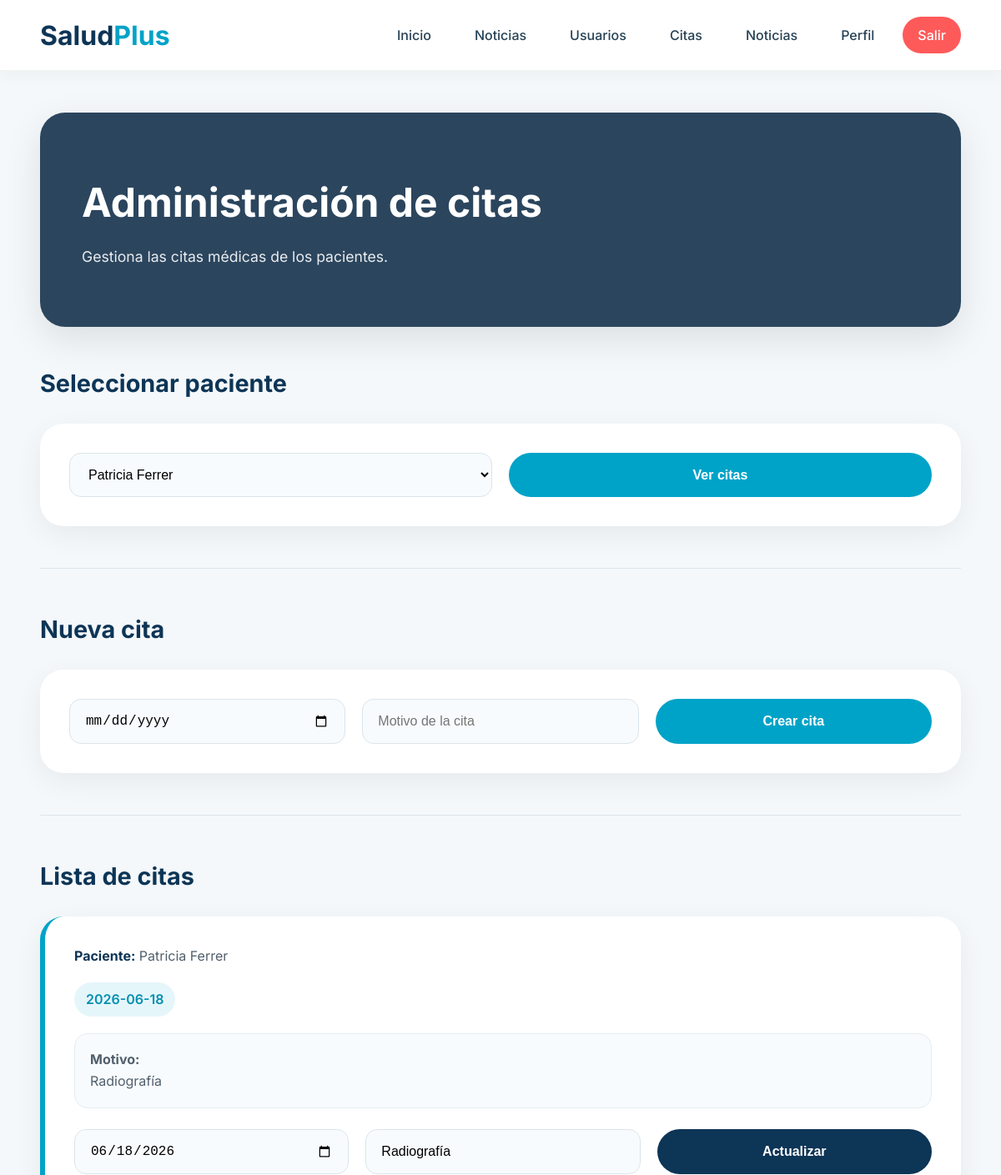
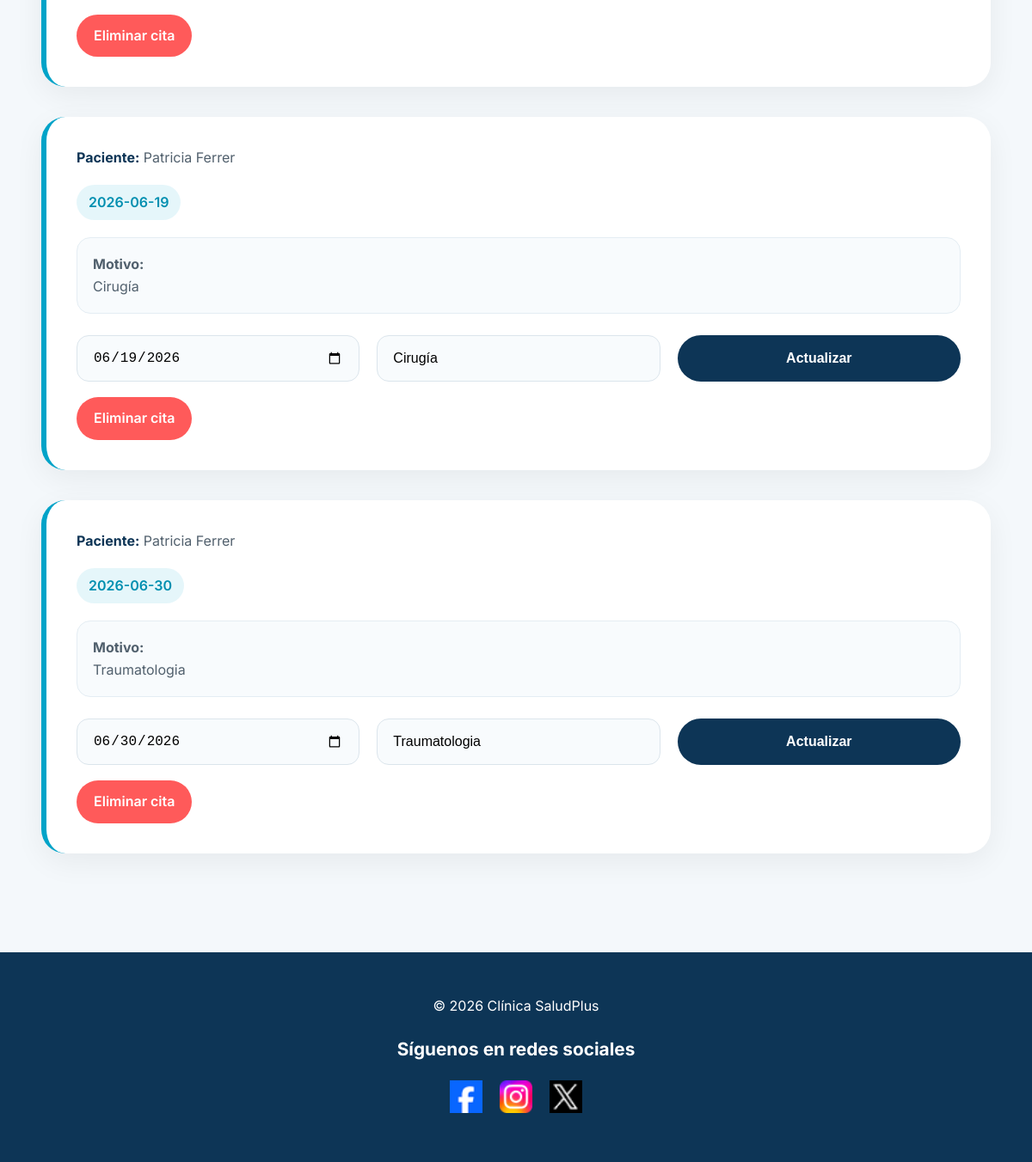
The app's page /admin/citas.php?idUser=2 (signed in) with its own data (2 pictures, top to bottom).
### tables this page shows
CREATE TABLE `citas` (
  `idCita` int(11) NOT NULL,
  `idUser` int(11) DEFAULT NULL,
  `fecha_cita` date DEFAULT NULL,
  `motivo_cita` text DEFAULT NULL
);

CREATE TABLE `users_data` (
  `idUser` int(11) NOT NULL,
  `nombre` varchar(100) DEFAULT NULL,
  `apellidos` varchar(100) DEFAULT NULL,
  `email` varchar(100) DEFAULT NULL,
  `telefono` varchar(20) DEFAULT NULL,
  `fecha_nacimiento` date DEFAULT NULL,
  `direccion` varchar(255) DEFAULT NULL,
  `sexo` enum('Hombre','Mujer','Otro') DEFAULT NULL
);

### includes/SQL.php (called while the page is built, shortened)
<?php
class SQL
{
    public static function obtenerUsuarios()
    {
        $conn = DB::conn();
        $sql = "SELECT idUser, nombre, apellidos FROM users_data
            ORDER BY nombre ASC";
        $stmt = $conn->prepare($sql);
        $stmt->execute();
        return $stmt->fetchAll();
    }
    public static function obtenerCitasPorUsuario($idUser)
    {
        $conn = DB::conn();
        $sql = "SELECT c.*, u.nombre, u.apellidos FROM citas c INNER JOIN users_data u ON c.idUser = u.idUser WHERE c.idUser = :idUser ORDER BY c.fecha_cita ASC";
        $stmt = $conn->prepare($sql);
        $stmt->execute([':idUser' => $idUser]);
        return $stmt->fetchAll(PDO::FETCH_ASSOC);
    }
}

### admin/citas.php (the view, shortened to what this page needs)
<?php
require_once("../includes/SQL.php");
$idUsuarioSeleccionado = isset($_GET['idUser']) ? (int)$_GET['idUser']: 0;
$usuarios = SQL::obtenerUsuarios();
$citas = [];
if ($idUsuarioSeleccionado > 0) {
    $citas = SQL::obtenerCitasPorUsuario($idUsuarioSeleccionado);
}
?>
<!DOCTYPE html>
<html lang="es">
<head>
    <link rel="stylesheet" href="<?= BASE_URL ?>css/citasadmin.css">
</head>
<body>
<?php include("../includes/navbar.php"); ?>
<div class="admin-container">
    <div class="admin-header">
        <h1>Administración de citas</h1>
        <p>Gestiona las citas médicas de los pacientes.</p>
    </div>
    <h2>Seleccionar paciente</h2>
    <div class="admin-card">
        <form method="GET" class="admin-form">
            <select name="idUser" required>
                <?php foreach ($usuarios as $u): ?>
                    <option value="<?= $u['idUser'] ?>"<?= ($idUsuarioSeleccionado == $u['idUser']) ? 'selected' : '' ?>><?= htmlspecialchars($u['nombre'] . " " . $u['apellidos']) ?></option>
                <?php endforeach; ?>
            </select>
            <button class="btn-principal" type="submit">Ver citas</button>
        </form>
    </div>
    <?php if ($idUsuarioSeleccionado > 0): ?>
        <hr>
        <h2>Nueva cita</h2>
        <div class="admin-card">
            <form class="admin-form" method="POST">
                <input type="date" name="fecha" required>
                <input type="text" name="motivo" placeholder="Motivo de la cita" required>
                <button class="btn-principal" type="submit" name="crear">Crear cita</button>
            </form>
        </div>
        <hr>
        <h2>Lista de citas</h2>
        <?php if (count($citas) > 0): ?>
            <?php foreach ($citas as $fila): ?>
                <div class="cita-card">
                    <div class="paciente-info">
                        <strong>Paciente:</strong>
                        <?= htmlspecialchars($fila['nombre'] . " " . $fila['apellidos']) ?>
                    </div>
                    <div class="fecha-cita">
                        <?= htmlspecialchars($fila['fecha_cita']) ?>
                    </div>
                    <div class="motivo-cita">
                        <strong>Motivo:</strong><br>
                        <?= htmlspecialchars($fila['motivo_cita']) ?>
                    </div>
                    <form class="admin-form" method="POST">
                        <input type="date" name="fecha" value="<?= htmlspecialchars($fila['fecha_cita']) ?>">
                        <input type="text" name="motivo" value="<?= htmlspecialchars($fila['motivo_cita']) ?>">
                        <button class="btn-actualizar" type="submit" name="editar">Actualizar</button>
                    </form>
                    <a class="eliminar-btn" href="citas.php?idUser=<?= $idUsuarioSeleccionado ?>&eliminar=<?= $fila['idCita'] ?>">Eliminar cita</a>
                </div>
            <?php endforeach; ?>
        <?php else: ?>
            <p>No hay citas para este usuario.</p>
        <?php endif; ?>
    <?php endif; ?>
</div>
<footer>
    © 2026 Clínica SaludPlus
    <h3>Síguenos en redes sociales</h3>
    <p>
        <a href="https://www.facebook.com/" target="_blank"><img src="../images/images_index/logofacebook.png" alt="Facebook"></a>
        <a href="https://www.instagram.com/" target="_blank"><img src="../images/images_index/logoinstagram.png" alt="Instagram"></a>
        <a href="https://x.com/?lang=es" target="_blank"><img src="../images/images_index/logotwitter.png" alt="X"></a>
    </p>
</footer>
</body>
</html>

### css/citasadmin.css (style rules this page uses)
* { margin: 0; padding: 0; box-sizing: border-box; }
body { font-family: 'Inter', sans-serif; background: #f4f8fb; color: #1d2b36; line-height: 1.6; }
.admin-container { width: 92%; max-width: 1200px; margin: auto; padding: 50px 0 80px; }
.admin-header { background: linear-gradient(rgba(8, 38, 66, 0.85), rgba(8, 38, 66, 0.85)); background-size: cover; background-position: center; border-radius: 30px; padding: 70px 50px; color: white; margin-bottom: 45px; box-shadow: 0 15px 45px rgba(0,0,0,0.10); }
.admin-header h1 { font-size: 3rem; margin-bottom: 12px; }
.admin-header p { font-size: 1.1rem; opacity: 0.9; }
h2 { color: #0d3556; margin-bottom: 25px; margin-top: 45px; font-size: 1.8rem; }
.admin-card, .cita-card { background: white; border-radius: 28px; padding: 35px; margin-bottom: 35px; box-shadow: 0 10px 35px rgba(0,0,0,0.06); }
.cita-card { border-left: 6px solid #00a3c8; transition: all 0.3s ease; }
.paciente-info { margin-bottom: 18px; color: #51606d; font-size: 1rem; }
.paciente-info strong { color: #0d3556; }
.fecha-cita { display: inline-block; background: rgba(0,163,200,0.10); color: #008fb0; padding: 8px 14px; border-radius: 30px; font-weight: 600; margin-bottom: 20px; }
.motivo-cita { background: #f8fbfd; padding: 18px; border-radius: 16px; margin-bottom: 25px; border: 1px solid #e4edf3; color: #51606d; }
.admin-form { display: grid; grid-template-columns: repeat(auto-fit, minmax(240px, 1fr)); gap: 20px; }
.admin-form input, .admin-form select { width: 100%; padding: 16px 18px; border-radius: 14px; border: 1px solid #dbe5ec; background: #f8fbfd; font-size: 1rem; outline: none; transition: all 0.3s ease; }
.btn-principal, .btn-actualizar { border: none; color: white; padding: 15px 22px; border-radius: 40px; font-size: 1rem; font-weight: 600; cursor: pointer; transition: all 0.3s ease; }
.btn-principal { background: #00a3c8; }
.btn-actualizar { background: #0d3556; }
.eliminar-btn { display: inline-block; margin-top: 18px; text-decoration: none; background: #ff5a5a; color: white; padding: 12px 20px; border-radius: 40px; font-weight: 600; transition: all 0.3s ease; }
hr { border: none; height: 1px; background: #dbe5ec; margin: 50px 0; }
footer { background: #0d3556; color: white; text-align: center; padding: 50px 20px; }
footer h3 { margin: 20px 0; font-size: 1.3rem; }
footer p { display: flex; justify-content: center; gap: 20px; }
footer img { width: 38px; transition: transform 0.3s ease; }

### css/navbar.css (style rules this page uses)
* { margin: 0; padding: 0; box-sizing: border-box; }

### records on screen
citas: idUser.apellidos "Patricia Ferrer", fecha_cita "2026-06-18", motivo_cita "Radiografía", fecha "06/18/2026", motivo "Radiografía"
citas: idUser.apellidos "Patricia Ferrer", fecha_cita "2026-06-19", motivo_cita "Cirugía", fecha "06/19/2026", motivo "Cirugía"
citas: idUser.apellidos "Patricia Ferrer", fecha_cita "2026-06-30", motivo_cita "Traumatologia", fecha "06/30/2026", motivo "Traumatologia"

### other values on screen
form field idUser "Patricia Ferrer"
